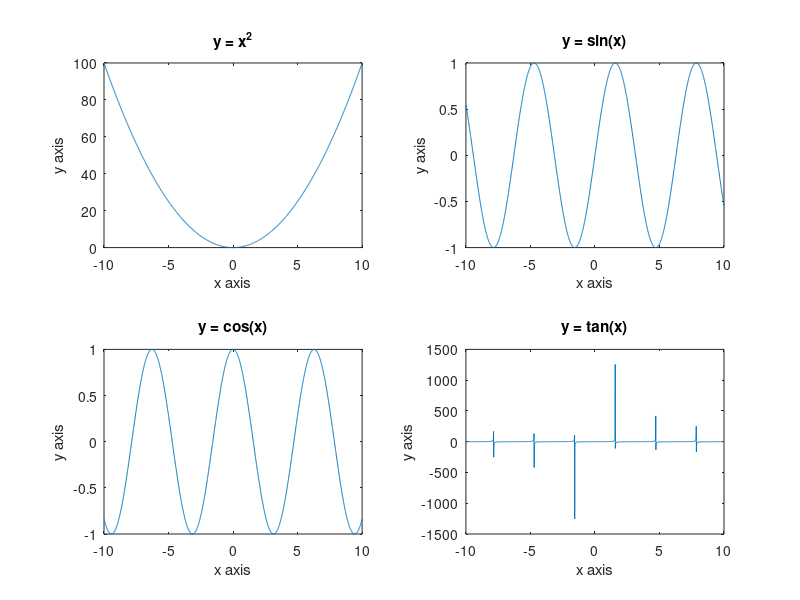

The MATLAB source for this figure:
clc;          
clear;        
close all;    


x =(-10:0.01:10); 


subplot(2, 2, 1); 
y1 = x.^2;
plot(x, y1);
title('y = x^2');
xlabel('x axis');
ylabel('y axis');



subplot(2, 2, 2); 
y2 = sin(x);
plot(x, y2);
title('y = sin(x)');
xlabel('x axis');
ylabel('y axis');



subplot(2, 2, 3); 
y3 = cos(x);
plot(x, y3);
title('y = cos(x)');
xlabel('x axis');
ylabel('y axis');



subplot(2, 2, 4); 
y4 = tan(x);
plot(x, y4);
title('y = tan(x)');
xlabel('x axis');
ylabel('y axis');


